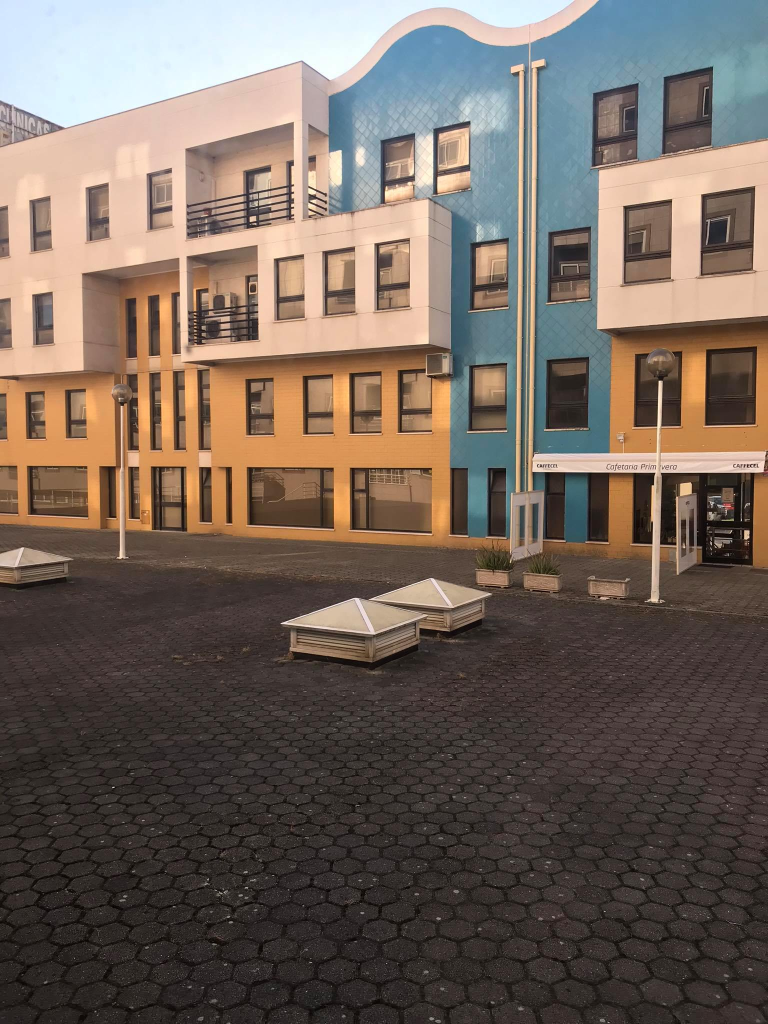
#> input picture Panoramic-Image-Cpp/data/teste2L.jpg, 1536 x 2048 px (shown at 1/2 size)
$ python -i panorama.py   (imports and definitions only)   (Python 2 division)
#> lines starting #> are read from the running program, lines starting #| are printed output that depends on the picture
#!/usr/bin/env python2

import cv2
import numpy as np
import imutils
import time

# input:images


class Stitcher:
    def __init__(self):
        self.cachedHlc = None
        self.cachedHrc = None

    def stitch(self, images, ratio=0.7, reprojThresh=4.0,showMatches=True):

        (image_left, image_center, image_right) = images


        if self.cachedHlc is None or self.cachedHrc is None:

            (kpsLeft, featuresLeft) = self.detectAndDescribe(image_left)
            (kpsCenter, featuresCenter) = self.detectAndDescribe(image_center)
            (kpsRight, featuresRight) = self.detectAndDescribe(image_right)


            M_left_center = self.matchKeypoints(kpsLeft, kpsCenter,featuresLeft, featuresCenter, ratio, reprojThresh)
            M_right_center = self.matchKeypoints(kpsRight, kpsCenter,featuresRight, featuresCenter, ratio, reprojThresh)

            if M_left_center is None or M_right_center is None:
			    return None
            self.cachedHlc = M_left_center[1]
            self.cachedHrc = M_right_center[1]

        result_width = 1920
        T = np.array([[1.0, 0.0, (result_width/2)-(images[0].shape[1]/2)],
                      [0.0, 1.0, 0.0],
                      [0.0, 0.0, 1.0]])

        #so para ver tempo total
        start_time = time.time()

        transformations = [self.cachedHlc, np.identity(3, dtype=np.float32), self.cachedHrc]
        result = np.zeros((images[0].shape[0],result_width,3)).astype(np.float32)
        weights = np.zeros_like(result)

        for i in range(0,len(images)):
            warp = cv2.warpPerspective(images[i],
                                       np.dot(T,transformations[i]),
                                       (result_width, images[i].shape[0])).astype(np.float32)
            weight = cv2.warpPerspective(np.ones_like(images[i]),
                                       np.dot(T,transformations[i]),
                                       (result_width, images[i].shape[0])).astype(np.float32)

            result =  cv2.addWeighted(result,1.0,warp,1.0,0.0)
            weights = cv2.addWeighted(weights,1.0,weight,1.0,0.0)
        print("\n\n\n--- %s seconds ---\n\n\n", (time.time() - start_time))
        return np.uint8(result / weights)


    def detectAndDescribe(self, image):
        gray = cv2.cvtColor(image, cv2.COLOR_BGR2GRAY)
        detector = cv2.ORB_create()
        kps = detector.detect(gray, None)
        (kps,features) = detector.compute(gray, kps)
        kps = np.float32([kp.pt for kp in kps])
        return (kps,features)


    def matchKeypoints(self, kpsA, kpsB, featuresA, featuresB, ratio, reprojThresh):
        matcher = cv2.DescriptorMatcher_create("BruteForce")
        rawMatches = matcher.knnMatch(featuresA, featuresB, 2)
        matches = []
        for m in rawMatches:
            if len(m) == 2 and m[0].distance < m[1].distance * ratio:
                matches.append((m[0].trainIdx, m[0].queryIdx))
        if len(matches) > 15:
            ptsA = np.float32([kpsA[i] for (_, i) in matches])
            ptsB = np.float32([kpsB[i] for (i, _) in matches])
            (H, status) = cv2.findHomography(ptsA, ptsB, cv2.RANSAC,reprojThresh)
            return (matches, H, status)
        return None

>>> import cv2
>>> picture = cv2.imread('../../Panoramic-Image-Cpp/data/teste2L.jpg', cv2.IMREAD_GRAYSCALE)
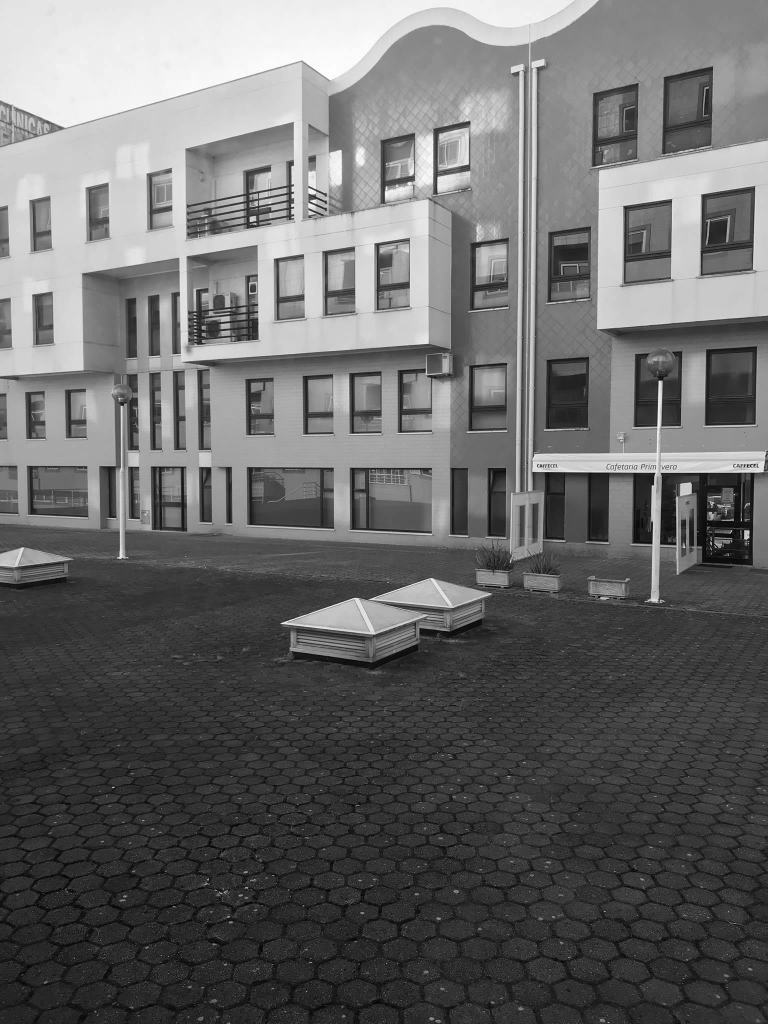
#> picture: shape (2048, 1536) (shown at 1/2 size); min 0, max 255, mean 105.2
>>> result = Stitcher().stitch(picture)
#> (the run stopped early here; a loop or call above may not have finished)

$ run again, on Panoramic-Image-Cpp/data/teste2M.jpg
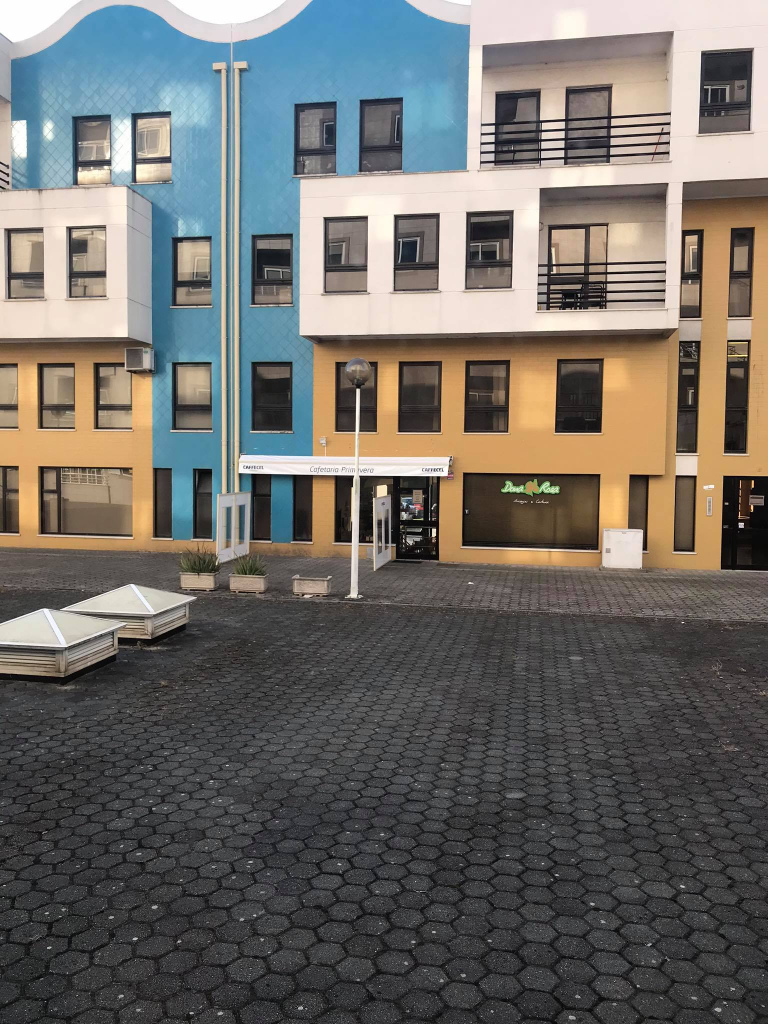
#> input picture Panoramic-Image-Cpp/data/teste2M.jpg, 1536 x 2048 px (shown at 1/2 size)
#> `picture = cv2.imread('../../Panoramic-Image-Cpp/data/teste2L.jpg', cv2..`:
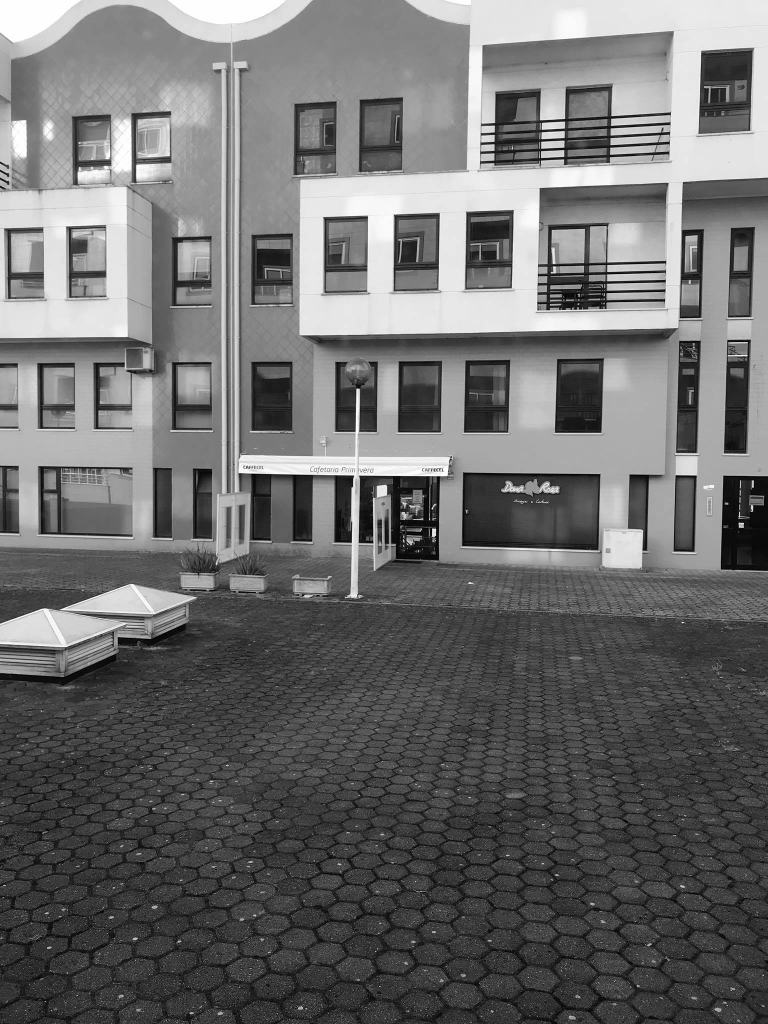
#> picture: shape (2048, 1536) (shown at 1/2 size); min 0, max 255, mean 109.2

$ run again, on Panoramic-Image-Cpp/data/teste2R.jpg
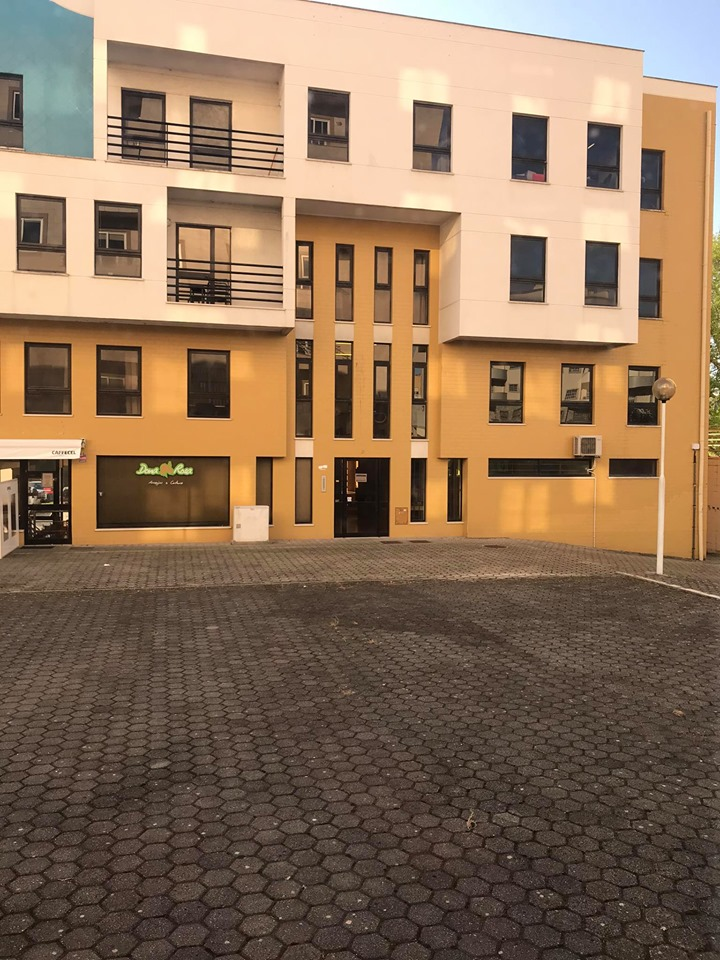
#> input picture Panoramic-Image-Cpp/data/teste2R.jpg, 720 x 960 px
#> `picture = cv2.imread('../../Panoramic-Image-Cpp/data/teste2L.jpg', cv2..`:
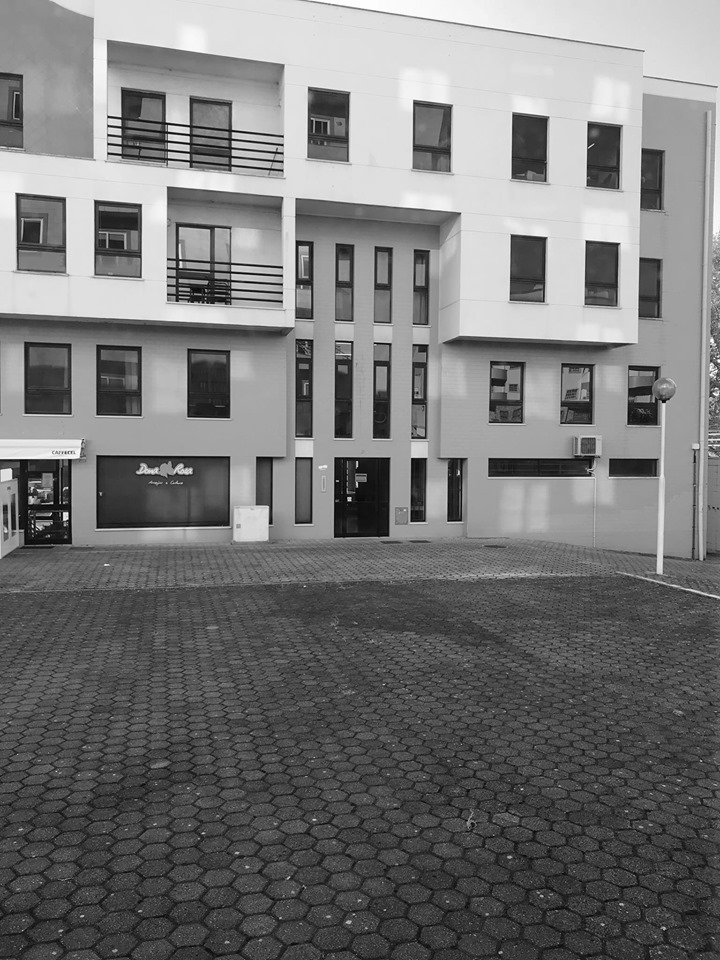
#> picture: shape (960, 720); min 0, max 255, mean 119
